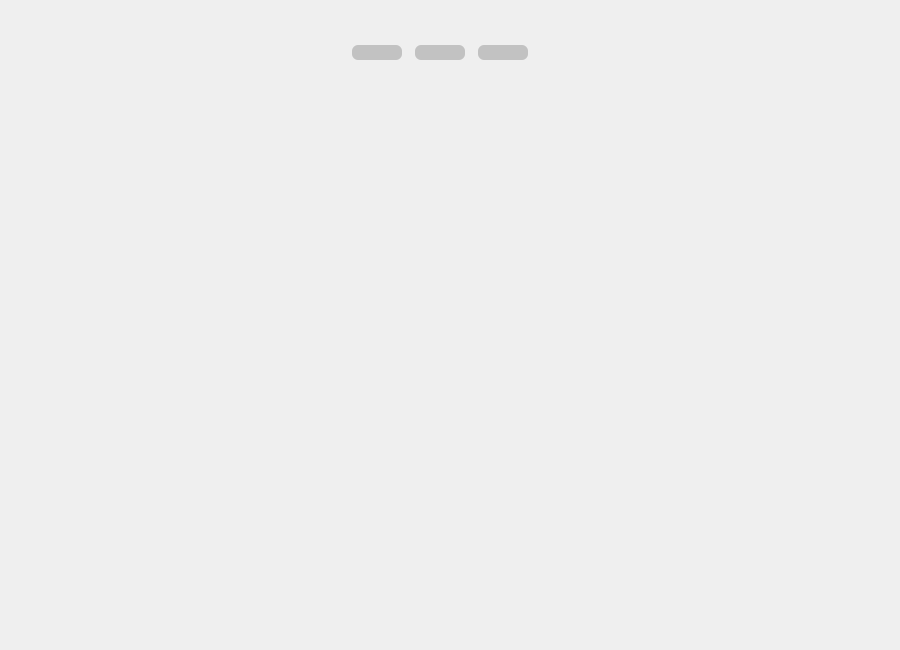
<?xml version="1.0" encoding="UTF-8"?>
<ui version="4.0">
 <class>MainWindow</class>
 <widget class="QMainWindow" name="MainWindow">
  <property name="geometry">
   <rect>
    <x>0</x>
    <y>0</y>
    <width>900</width>
    <height>650</height>
   </rect>
  </property>
  <property name="mouseTracking">
   <bool>true</bool>
  </property>
  <property name="windowTitle">
   <string>MainWindow</string>
  </property>
  <widget class="QWidget" name="centralwidget">
   <property name="mouseTracking">
    <bool>true</bool>
   </property>
   <layout class="QGridLayout" name="gridLayout_2">
    <property name="leftMargin">
     <number>0</number>
    </property>
    <property name="topMargin">
     <number>0</number>
    </property>
    <property name="rightMargin">
     <number>0</number>
    </property>
    <property name="bottomMargin">
     <number>0</number>
    </property>
    <item row="0" column="0">
     <layout class="QVBoxLayout" name="verticalLayout">
      <property name="leftMargin">
       <number>30</number>
      </property>
      <property name="topMargin">
       <number>30</number>
      </property>
      <property name="rightMargin">
       <number>30</number>
      </property>
      <property name="bottomMargin">
       <number>30</number>
      </property>
      <item>
       <widget class="QWidget" name="mainWidget" native="true">
        <property name="mouseTracking">
         <bool>true</bool>
        </property>
        <layout class="QVBoxLayout" name="verticalLayout_3">
         <property name="leftMargin">
          <number>0</number>
         </property>
         <property name="topMargin">
          <number>0</number>
         </property>
         <property name="rightMargin">
          <number>0</number>
         </property>
         <property name="bottomMargin">
          <number>0</number>
         </property>
         <item>
          <layout class="QVBoxLayout" name="mainLayout">
           <property name="spacing">
            <number>0</number>
           </property>
           <property name="topMargin">
            <number>0</number>
           </property>
           <item>
            <widget class="QWidget" name="titleBar" native="true">
             <property name="sizePolicy">
              <sizepolicy hsizetype="Preferred" vsizetype="Fixed">
               <horstretch>0</horstretch>
               <verstretch>0</verstretch>
              </sizepolicy>
             </property>
             <property name="minimumSize">
              <size>
               <width>0</width>
               <height>30</height>
              </size>
             </property>
             <property name="maximumSize">
              <size>
               <width>16777215</width>
               <height>30</height>
              </size>
             </property>
             <property name="mouseTracking">
              <bool>true</bool>
             </property>
             <layout class="QHBoxLayout" name="horizontalLayout_2">
              <property name="leftMargin">
               <number>0</number>
              </property>
              <property name="topMargin">
               <number>0</number>
              </property>
              <property name="rightMargin">
               <number>0</number>
              </property>
              <property name="bottomMargin">
               <number>0</number>
              </property>
              <item>
               <layout class="QHBoxLayout" name="horizontalLayout">
                <property name="spacing">
                 <number>13</number>
                </property>
                <property name="topMargin">
                 <number>15</number>
                </property>
                <property name="rightMargin">
                 <number>20</number>
                </property>
                <item>
                 <widget class="QPushButton" name="minimumBtn">
                  <property name="enabled">
                   <bool>true</bool>
                  </property>
                  <property name="sizePolicy">
                   <sizepolicy hsizetype="Minimum" vsizetype="Minimum">
                    <horstretch>0</horstretch>
                    <verstretch>0</verstretch>
                   </sizepolicy>
                  </property>
                  <property name="minimumSize">
                   <size>
                    <width>12</width>
                    <height>12</height>
                   </size>
                  </property>
                  <property name="maximumSize">
                   <size>
                    <width>50</width>
                    <height>50</height>
                   </size>
                  </property>
                  <property name="styleSheet">
                   <string notr="true">QPushButton{background-color:#c2c2c2;border-radius:6px}
QPushButton:hover {background-color:#f9bf45;border-radius:6px;}
QPushButton:pressed {background-color:#ffb11b;border-radius:6px;}</string>
                  </property>
                  <property name="text">
                   <string/>
                  </property>
                 </widget>
                </item>
                <item>
                 <widget class="QPushButton" name="adjSizeBtn">
                  <property name="enabled">
                   <bool>true</bool>
                  </property>
                  <property name="minimumSize">
                   <size>
                    <width>12</width>
                    <height>12</height>
                   </size>
                  </property>
                  <property name="maximumSize">
                   <size>
                    <width>50</width>
                    <height>50</height>
                   </size>
                  </property>
                  <property name="cursor">
                   <cursorShape>ArrowCursor</cursorShape>
                  </property>
                  <property name="focusPolicy">
                   <enum>Qt::StrongFocus</enum>
                  </property>
                  <property name="styleSheet">
                   <string notr="true">QPushButton{background-color:#c2c2c2;border-radius:6px}
QPushButton:hover {background-color:#227d51;border-radius:6px;}
QPushButton:pressed {background-color:#2d6d4b;border-radius:6px;}</string>
                  </property>
                  <property name="text">
                   <string/>
                  </property>
                  <property name="iconSize">
                   <size>
                    <width>16</width>
                    <height>16</height>
                   </size>
                  </property>
                  <property name="autoDefault">
                   <bool>false</bool>
                  </property>
                 </widget>
                </item>
                <item>
                 <widget class="QPushButton" name="closeBtn">
                  <property name="sizePolicy">
                   <sizepolicy hsizetype="Preferred" vsizetype="Fixed">
                    <horstretch>0</horstretch>
                    <verstretch>0</verstretch>
                   </sizepolicy>
                  </property>
                  <property name="minimumSize">
                   <size>
                    <width>12</width>
                    <height>12</height>
                   </size>
                  </property>
                  <property name="maximumSize">
                   <size>
                    <width>50</width>
                    <height>50</height>
                   </size>
                  </property>
                  <property name="styleSheet">
                   <string notr="true">QPushButton{background-color:#c2c2c2;border-radius:6px}
QPushButton:hover {background-color:#cb4042;border-radius:6px;}
QPushButton:pressed {background-color:#ab3b3a;border-radius:6px;}</string>
                  </property>
                  <property name="text">
                   <string/>
                  </property>
                 </widget>
                </item>
               </layout>
              </item>
             </layout>
            </widget>
           </item>
           <item>
            <widget class="QWidget" name="mainDisplayWidget" native="true">
             <property name="mouseTracking">
              <bool>true</bool>
             </property>
             <layout class="QVBoxLayout" name="verticalLayout_2">
              <property name="leftMargin">
               <number>0</number>
              </property>
              <property name="topMargin">
               <number>0</number>
              </property>
              <property name="rightMargin">
               <number>0</number>
              </property>
              <property name="bottomMargin">
               <number>0</number>
              </property>
              <item>
               <layout class="QVBoxLayout" name="displayLayout">
                <property name="leftMargin">
                 <number>30</number>
                </property>
                <property name="topMargin">
                 <number>15</number>
                </property>
                <property name="rightMargin">
                 <number>30</number>
                </property>
                <property name="bottomMargin">
                 <number>30</number>
                </property>
               </layout>
              </item>
             </layout>
            </widget>
           </item>
          </layout>
         </item>
        </layout>
       </widget>
      </item>
     </layout>
    </item>
   </layout>
  </widget>
 </widget>
 <resources/>
 <connections>
  <connection>
   <sender>minimumBtn</sender>
   <signal>clicked()</signal>
   <receiver>MainWindow</receiver>
   <slot>showMinimized()</slot>
   <hints>
    <hint type="sourcelabel">
     <x>688</x>
     <y>54</y>
    </hint>
    <hint type="destinationlabel">
     <x>399</x>
     <y>299</y>
    </hint>
   </hints>
  </connection>
  <connection>
   <sender>closeBtn</sender>
   <signal>clicked()</signal>
   <receiver>MainWindow</receiver>
   <slot>close()</slot>
   <hints>
    <hint type="sourcelabel">
     <x>742</x>
     <y>54</y>
    </hint>
    <hint type="destinationlabel">
     <x>399</x>
     <y>299</y>
    </hint>
   </hints>
  </connection>
  <connection>
   <sender>adjSizeBtn</sender>
   <signal>clicked()</signal>
   <receiver>MainWindow</receiver>
   <slot>showMaximized()</slot>
   <hints>
    <hint type="sourcelabel">
     <x>438</x>
     <y>52</y>
    </hint>
    <hint type="destinationlabel">
     <x>449</x>
     <y>324</y>
    </hint>
   </hints>
  </connection>
 </connections>
</ui>
